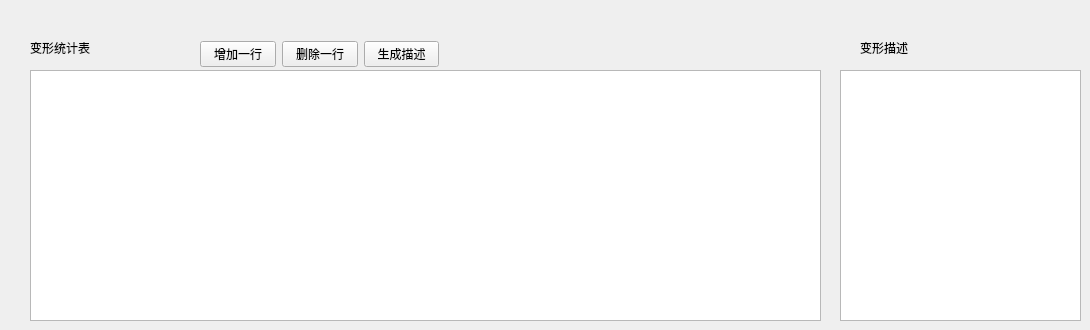
      <widget class="QWidget" name="tab_8">
       <attribute name="title">
        <string>变形统计</string>
       </attribute>
       <widget class="QWidget" name="layoutWidget_4">
        <property name="geometry">
         <rect>
          <x>200</x>
          <y>40</y>
          <width>239</width>
          <height>29</height>
         </rect>
        </property>
        <layout class="QHBoxLayout" name="horizontalLayout_4">
         <item>
          <widget class="QPushButton" name="pushButton_20">
           <property name="text">
            <string>增加一行</string>
           </property>
          </widget>
         </item>
         <item>
          <widget class="QPushButton" name="pushButton_21">
           <property name="text">
            <string>删除一行</string>
           </property>
          </widget>
         </item>
         <item>
          <widget class="QPushButton" name="pushButton_22">
           <property name="text">
            <string>生成描述</string>
           </property>
          </widget>
         </item>
        </layout>
       </widget>
       <widget class="QTextEdit" name="textEdit_3">
        <property name="geometry">
         <rect>
          <x>840</x>
          <y>70</y>
          <width>241</width>
          <height>251</height>
         </rect>
        </property>
       </widget>
       <widget class="QLabel" name="label_107">
        <property name="geometry">
         <rect>
          <x>860</x>
          <y>40</y>
          <width>71</width>
          <height>16</height>
         </rect>
        </property>
        <property name="styleSheet">
         <string notr="true">font: 12pt &quot;黑体&quot;;</string>
        </property>
        <property name="text">
         <string>变形描述</string>
        </property>
       </widget>
       <widget class="QTableWidget" name="tableWidget_4">
        <property name="geometry">
         <rect>
          <x>30</x>
          <y>70</y>
          <width>791</width>
          <height>251</height>
         </rect>
        </property>
       </widget>
       <widget class="QLabel" name="label_108">
        <property name="geometry">
         <rect>
          <x>30</x>
          <y>40</y>
          <width>91</width>
          <height>16</height>
         </rect>
        </property>
        <property name="styleSheet">
         <string notr="true">font: 12pt &quot;黑体&quot;;</string>
        </property>
        <property name="text">
         <string>变形统计表</string>
        </property>
       </widget>
      </widget>
